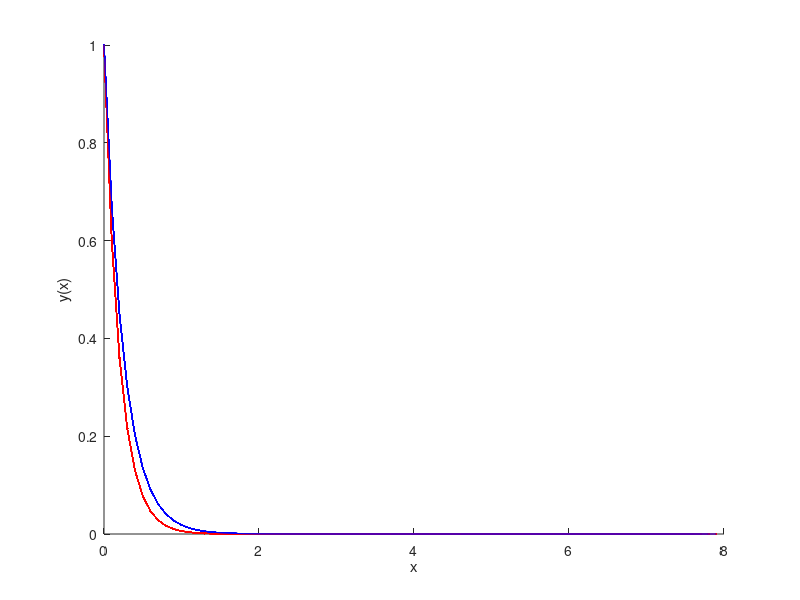

Recreate this plot in MATLAB.
%% SOLVE y'(x) = cos( (x^2 + x^3)^0.25 )
%        y(0)  = 0
%
%  Objective: Solve for y(x)
%             Demonstrate convergence by varying step-size h

clc
clear
clf

h = 0.1; % Step-size 0.1 0.5 0.05

% Initial condition y(x=0) = 0;
y(1) = 0;

% Setup Plot
hold on
xlabel('x')
ylabel('y(x)')
axis([0 12 -3.5 1])

% Iterate
N = 12/h; % total number of iterations to perform
n = 0;    % current number of iterations performed
while n < N
    
    n = n + 1;
    
    x(n) = (n-1)*h;
    f(n) = cos( (x(n)^2 + x(n)^3)^0.25 );
    y(n+1) = y(n) + h*f(n);
    
    plot(x(n),y(n),'r.',x,y(1:n),'r')
    pause(0.01)
end

%%%%%%%%%%%%%%%%%%%%%%%%%%%%%%%%%%%%%%%%%%%%%%%%%%%%%%%%%%%%%%%%%%%%%%%%%%%
%% SOLVE y'(x) = -4*y(x)  
%        y(0)  = 1
%  Exact solution: y(x) = exp(-4x)
%
%  Objective: Demonstrate dependence of step-size h on numerical stability

clc
clear
clf

h = 0.1; % Step-size 0.1 0.5 1

% Initial condition y(x=0) = 0;
y(1) = 1;

% Setup Plot
hold on
xlabel('x')
ylabel('y(x)')

% Iterate
N = 8/h; % total number of iterations to perform
n = 0;   % current number of iterations performed
while n < N
    
    n = n + 1;
    
    x(n) = (n-1)*h;
    f(n) = -4*y(n);
    y(n+1) = y(n) + h*f(n);
    
    plot(x(n),y(n),'r.',x,y(1:n),'r',x,exp(-4*x),'b')
    pause(0.01)
end

%%%%%%%%%%%%%%%%%%%%%%%%%%%%%%%%%%%%%%%%%%%%%%%%%%%%%%%%%%%%%%%%%%%%%%%%%%%